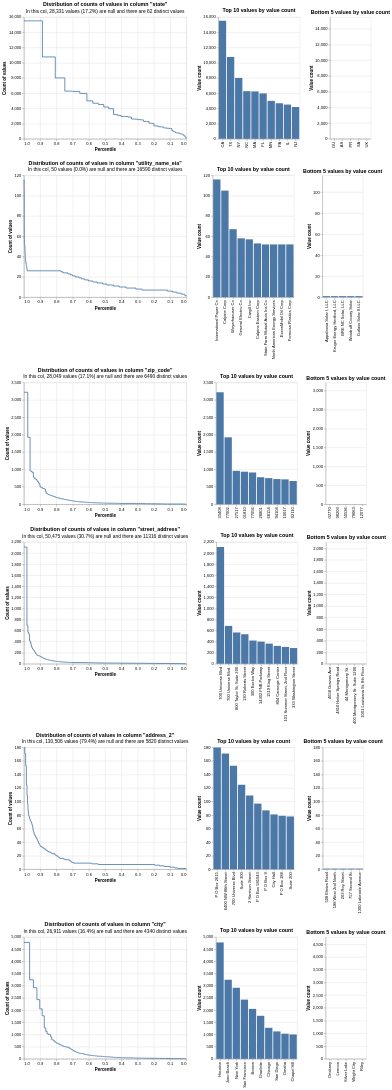

Notebook code cell kept with this figure:
### Markdown cell above
## Profile Columns

We have an idea of nullness, let's learn more about the candidate columns by analyzing the distribution of values in the columns using a built in splink functionality. This is important because (taken from [splink docs](https://moj-analytical-services.github.io/splink/demos/tutorials/02_Exploratory_analysis.html)):

```
The distribution of values in your data is important for two main reasons:

Columns with higher cardinality (number of distinct values) are usually more useful for data linking. For instance, date of birth is a much stronger linkage variable than gender.

The skew of values is important. If you have a city column that has 1,000 distinct values, but 75% of them are London, this is much less useful for linkage than if the 1,000 values were equally distributed
```

### Code cell
eia_profile_cols = [col for col in eia_candidate_cols if col not in ["utility_id_eia", "report_date"]]

profile_columns(eia_raw[eia_profile_cols], db_api=DuckDBAPI(), top_n=10, bottom_n=5)
